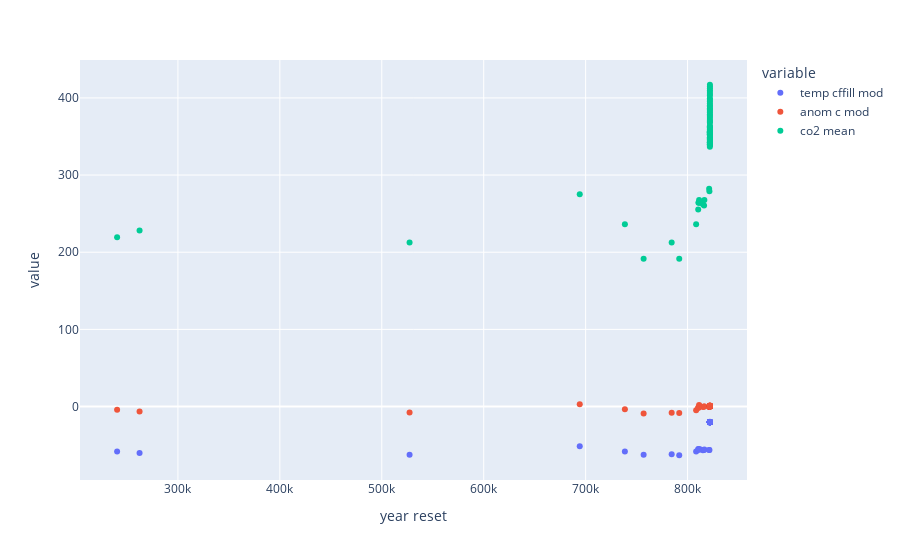

The notebook cell saved with this chart:
### Code cell
px.scatter(df_all_plot, x='year reset', y=df_all_plot.drop(columns='year reset').columns)
